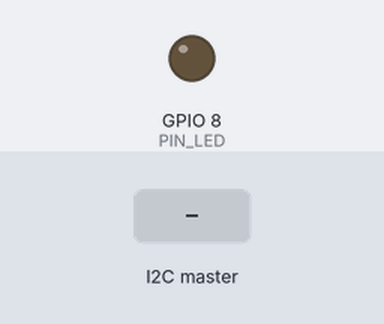
Recording of a program running on a simulated ESP32-C3. Shown: output pins drawn as LEDs (lit = HIGH). Inputs (shaded band) come from the test bench. What the program prints to the serial monitor is not drawn.

Above: at 1.2 s.
1.3 s: the I2C master sends the byte 1
Timing chart, 0 to 4.3 s (numbered marks = the images above; inputs shaded):
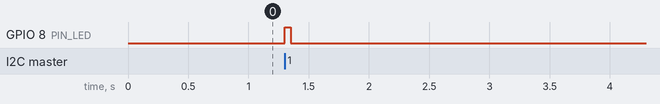

The program:

main.cpp
```cpp
#include <Arduino.h>
#include <Wire.h>

#define PIN_I2C_SDA 5
#define PIN_I2C_SCL 6
#define PIN_LED 8

const uint8_t SLAVE_ADDR = 0x70;

uint8_t buf[5];
volatile uint8_t count = 0;

void receiveEvent(int howMany)
{
  count = 0;
  while (Wire.available() && count < sizeof(buf))
  {
    buf[count++] = Wire.read();
  }
}

void setup()
{
  pinMode(PIN_LED, OUTPUT);

  Serial.begin(9600);
  Serial.println("I2C Slave ready");

  // ESP32-style begin: SDA, SCL, address
  Wire.begin(SLAVE_ADDR, PIN_I2C_SDA, PIN_I2C_SCL, 100000);

  Wire.onReceive(receiveEvent);
}

void loop()
{
  if (count > 0)
  {
    digitalWrite(PIN_LED, HIGH);

    Serial.print("Received ");
    Serial.print(count);
    Serial.print(" bytes: ");

    for (int i = 0; i < count; i++)
    {
      Serial.print(buf[i]);
      Serial.print(" ");
    }
    Serial.println();

    count = 0;

    delay(50);
    digitalWrite(PIN_LED, LOW);
  }
}
```

Measured:
- after the input at 1.3 s, GPIO 8 (PIN_LED): LOW → HIGH at once, → LOW 0.05 s later
